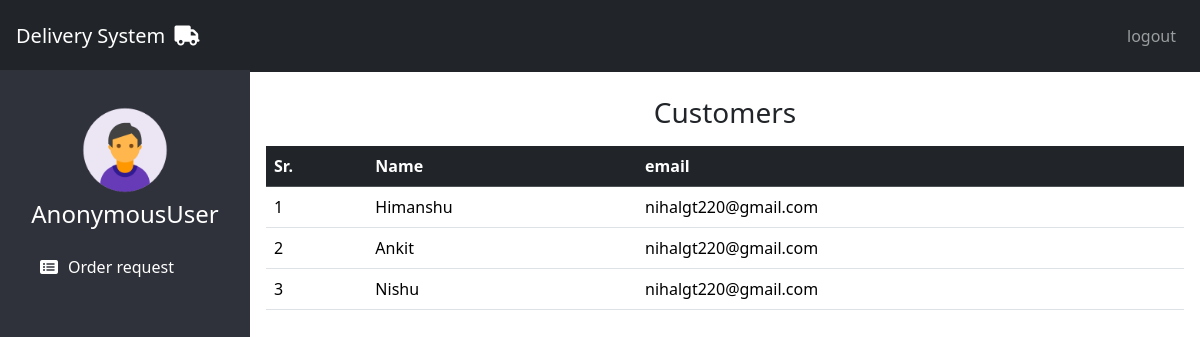
/customerlist/, run on the app's committed database.
### app/models.py (models this page shows, shortened)
class Customer(models.Model):
    name = models.CharField(max_length=200,unique=True)
    email = models.EmailField()
    password = models.CharField(max_length=200)
    address = models.CharField(max_length=200)

### app/views.py (the view)
# urls.py: path('customerlist/',customerlist,name='customerlist'),
def customerlist(request):
    obj = Customer.objects.all()
    return render(request,'customerlist.html',{'All':obj})

### templates/customerlist.html
{% extends "adminbase.html" %}
{% load static %}
{% block basecontent %}
<h3 class="text-center">Customers</h3>
<div class="m-3">
    <table class="table table-hover">
        <thead class="table-dark">
            <th>Sr.</th>
            <th>Name</th>
            <th>email</th>
        </thead>
        {% for p in All %}
        <tr>
            <td>{{forloop.counter}}</td>
            <td>{{p.name}}</td>
            <td>{{p.email}}</td>
        </tr>
        {% endfor %}
    </table>
</div>
{% endblock basecontent %}

### data on the page
Customer: name "Himanshu", email "nihalgt220@gmail.com"
Customer: name "Ankit", email "nihalgt220@gmail.com"
Customer: name "Nishu", email "nihalgt220@gmail.com"

### other printed values
{{ request.user }} "AnonymousUser"
